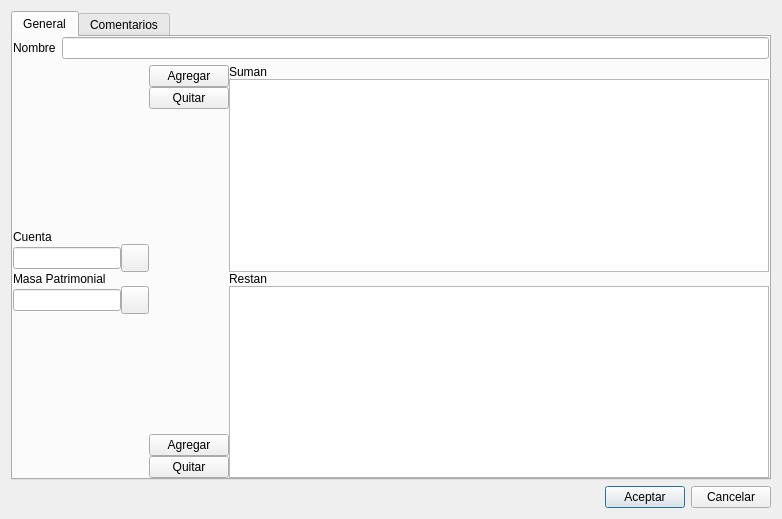
<ui version="4.0" >
 <class>MPatrimonialBase</class>
 <widget class="QDialog" name="MPatrimonialBase" >
  <property name="geometry" >
   <rect>
    <x>0</x>
    <y>0</y>
    <width>782</width>
    <height>519</height>
   </rect>
  </property>
  <property name="windowTitle" >
   <string>Masa Patrimonial</string>
  </property>
  <layout class="QGridLayout" >
   <property name="margin" >
    <number>11</number>
   </property>
   <property name="spacing" >
    <number>6</number>
   </property>
   <item row="1" column="0" >
    <layout class="QHBoxLayout" >
     <property name="margin" >
      <number>0</number>
     </property>
     <property name="spacing" >
      <number>6</number>
     </property>
     <item>
      <spacer>
       <property name="orientation" >
        <enum>Qt::Horizontal</enum>
       </property>
       <property name="sizeType" >
        <enum>QSizePolicy::Expanding</enum>
       </property>
       <property name="sizeHint" >
        <size>
         <width>321</width>
         <height>20</height>
        </size>
       </property>
      </spacer>
     </item>
     <item>
      <widget class="QPushButton" name="mui_aceptar" >
       <property name="text" >
        <string>Aceptar</string>
       </property>
      </widget>
     </item>
     <item>
      <widget class="QPushButton" name="mui_cancelar" >
       <property name="text" >
        <string>Cancelar</string>
       </property>
      </widget>
     </item>
    </layout>
   </item>
   <item row="0" column="0" >
    <widget class="QTabWidget" name="tabWidget2" >
     <property name="currentIndex" >
      <number>0</number>
     </property>
     <widget class="QWidget" name="tab" >
      <attribute name="title" >
       <string>General</string>
      </attribute>
      <layout class="QGridLayout" >
       <property name="margin" >
        <number>0</number>
       </property>
       <property name="spacing" >
        <number>6</number>
       </property>
       <item row="0" column="0" >
        <layout class="QHBoxLayout" >
         <property name="margin" >
          <number>0</number>
         </property>
         <property name="spacing" >
          <number>6</number>
         </property>
         <item>
          <widget class="QLabel" name="textLabel1" >
           <property name="text" >
            <string>Nombre</string>
           </property>
          </widget>
         </item>
         <item>
          <widget class="QLineEdit" name="descmpatrimonial" />
         </item>
        </layout>
       </item>
       <item row="1" column="0" >
        <layout class="QHBoxLayout" >
         <property name="margin" >
          <number>0</number>
         </property>
         <property name="spacing" >
          <number>0</number>
         </property>
         <item>
          <layout class="QVBoxLayout" >
           <property name="margin" >
            <number>0</number>
           </property>
           <property name="spacing" >
            <number>0</number>
           </property>
           <item>
            <spacer>
             <property name="orientation" >
              <enum>Qt::Vertical</enum>
             </property>
             <property name="sizeType" >
              <enum>QSizePolicy::Expanding</enum>
             </property>
             <property name="sizeHint" >
              <size>
               <width>31</width>
               <height>41</height>
              </size>
             </property>
            </spacer>
           </item>
           <item>
            <widget class="QLabel" name="textLabel2" >
             <property name="text" >
              <string>Cuenta</string>
             </property>
            </widget>
           </item>
           <item>
            <layout class="QHBoxLayout" >
             <property name="margin" >
              <number>0</number>
             </property>
             <property name="spacing" >
              <number>0</number>
             </property>
             <item>
              <widget class="QLineEdit" name="codigocta1" >
               <property name="sizePolicy" >
                <sizepolicy>
                 <hsizetype>0</hsizetype>
                 <vsizetype>0</vsizetype>
                 <horstretch>0</horstretch>
                 <verstretch>0</verstretch>
                </sizepolicy>
               </property>
              </widget>
             </item>
             <item>
              <widget class="QToolButton" name="mui_buscacuenta" >
               <property name="sizePolicy" >
                <sizepolicy>
                 <hsizetype>0</hsizetype>
                 <vsizetype>0</vsizetype>
                 <horstretch>0</horstretch>
                 <verstretch>0</verstretch>
                </sizepolicy>
               </property>
               <property name="minimumSize" >
                <size>
                 <width>28</width>
                 <height>28</height>
                </size>
               </property>
               <property name="text" >
                <string/>
               </property>
               <property name="icon" >
                <iconset>image0</iconset>
               </property>
              </widget>
             </item>
            </layout>
           </item>
           <item>
            <widget class="QLabel" name="textLabel2_2" >
             <property name="text" >
              <string>Masa Patrimonial</string>
             </property>
            </widget>
           </item>
           <item>
            <layout class="QHBoxLayout" >
             <property name="margin" >
              <number>0</number>
             </property>
             <property name="spacing" >
              <number>0</number>
             </property>
             <item>
              <widget class="QLineEdit" name="mpatrimonial" >
               <property name="sizePolicy" >
                <sizepolicy>
                 <hsizetype>0</hsizetype>
                 <vsizetype>0</vsizetype>
                 <horstretch>0</horstretch>
                 <verstretch>0</verstretch>
                </sizepolicy>
               </property>
              </widget>
             </item>
             <item>
              <widget class="QToolButton" name="mui_buscampatrimonial" >
               <property name="sizePolicy" >
                <sizepolicy>
                 <hsizetype>0</hsizetype>
                 <vsizetype>0</vsizetype>
                 <horstretch>0</horstretch>
                 <verstretch>0</verstretch>
                </sizepolicy>
               </property>
               <property name="minimumSize" >
                <size>
                 <width>28</width>
                 <height>28</height>
                </size>
               </property>
               <property name="text" >
                <string/>
               </property>
               <property name="icon" >
                <iconset>image0</iconset>
               </property>
              </widget>
             </item>
            </layout>
           </item>
           <item>
            <spacer>
             <property name="orientation" >
              <enum>Qt::Vertical</enum>
             </property>
             <property name="sizeType" >
              <enum>QSizePolicy::Expanding</enum>
             </property>
             <property name="sizeHint" >
              <size>
               <width>31</width>
               <height>71</height>
              </size>
             </property>
            </spacer>
           </item>
          </layout>
         </item>
         <item>
          <layout class="QVBoxLayout" >
           <property name="margin" >
            <number>0</number>
           </property>
           <property name="spacing" >
            <number>0</number>
           </property>
           <item>
            <layout class="QHBoxLayout" >
             <property name="margin" >
              <number>0</number>
             </property>
             <property name="spacing" >
              <number>0</number>
             </property>
             <item>
              <layout class="QVBoxLayout" >
               <property name="margin" >
                <number>0</number>
               </property>
               <property name="spacing" >
                <number>0</number>
               </property>
               <item>
                <widget class="QPushButton" name="mui_nuevasuma" >
                 <property name="text" >
                  <string>Agregar</string>
                 </property>
                </widget>
               </item>
               <item>
                <widget class="QPushButton" name="mui_borrasuma" >
                 <property name="text" >
                  <string>Quitar</string>
                 </property>
                </widget>
               </item>
               <item>
                <spacer>
                 <property name="orientation" >
                  <enum>Qt::Vertical</enum>
                 </property>
                 <property name="sizeType" >
                  <enum>QSizePolicy::Expanding</enum>
                 </property>
                 <property name="sizeHint" >
                  <size>
                   <width>21</width>
                   <height>71</height>
                  </size>
                 </property>
                </spacer>
               </item>
              </layout>
             </item>
             <item>
              <layout class="QVBoxLayout" >
               <property name="margin" >
                <number>0</number>
               </property>
               <property name="spacing" >
                <number>0</number>
               </property>
               <item>
                <widget class="QLabel" name="textLabel1_2" >
                 <property name="text" >
                  <string>Suman</string>
                 </property>
                </widget>
               </item>
               <item>
                <widget class="QTableWidget" name="componentessuma" />
               </item>
              </layout>
             </item>
            </layout>
           </item>
           <item>
            <layout class="QHBoxLayout" >
             <property name="margin" >
              <number>0</number>
             </property>
             <property name="spacing" >
              <number>0</number>
             </property>
             <item>
              <layout class="QVBoxLayout" >
               <property name="margin" >
                <number>0</number>
               </property>
               <property name="spacing" >
                <number>0</number>
               </property>
               <item>
                <spacer>
                 <property name="orientation" >
                  <enum>Qt::Vertical</enum>
                 </property>
                 <property name="sizeType" >
                  <enum>QSizePolicy::Expanding</enum>
                 </property>
                 <property name="sizeHint" >
                  <size>
                   <width>21</width>
                   <height>91</height>
                  </size>
                 </property>
                </spacer>
               </item>
               <item>
                <widget class="QPushButton" name="mui_nuevaresta" >
                 <property name="text" >
                  <string>Agregar</string>
                 </property>
                </widget>
               </item>
               <item>
                <widget class="QPushButton" name="mui_borraresta" >
                 <property name="text" >
                  <string>Quitar</string>
                 </property>
                </widget>
               </item>
              </layout>
             </item>
             <item>
              <layout class="QVBoxLayout" >
               <property name="margin" >
                <number>0</number>
               </property>
               <property name="spacing" >
                <number>0</number>
               </property>
               <item>
                <widget class="QLabel" name="textLabel1_2_2" >
                 <property name="text" >
                  <string>Restan</string>
                 </property>
                </widget>
               </item>
               <item>
                <widget class="QTableWidget" name="componentesresta" />
               </item>
              </layout>
             </item>
            </layout>
           </item>
          </layout>
         </item>
        </layout>
       </item>
      </layout>
     </widget>
     <widget class="QWidget" name="tab" >
      <attribute name="title" >
       <string>Comentarios</string>
      </attribute>
      <layout class="QGridLayout" >
       <property name="margin" >
        <number>0</number>
       </property>
       <property name="spacing" >
        <number>6</number>
       </property>
       <item row="0" column="0" >
        <widget class="QTextEdit" name="mui_comentarios" />
       </item>
      </layout>
     </widget>
    </widget>
   </item>
  </layout>
 </widget>
 <layoutdefault spacing="6" margin="11" />
 <resources/>
 <connections/>
</ui>
